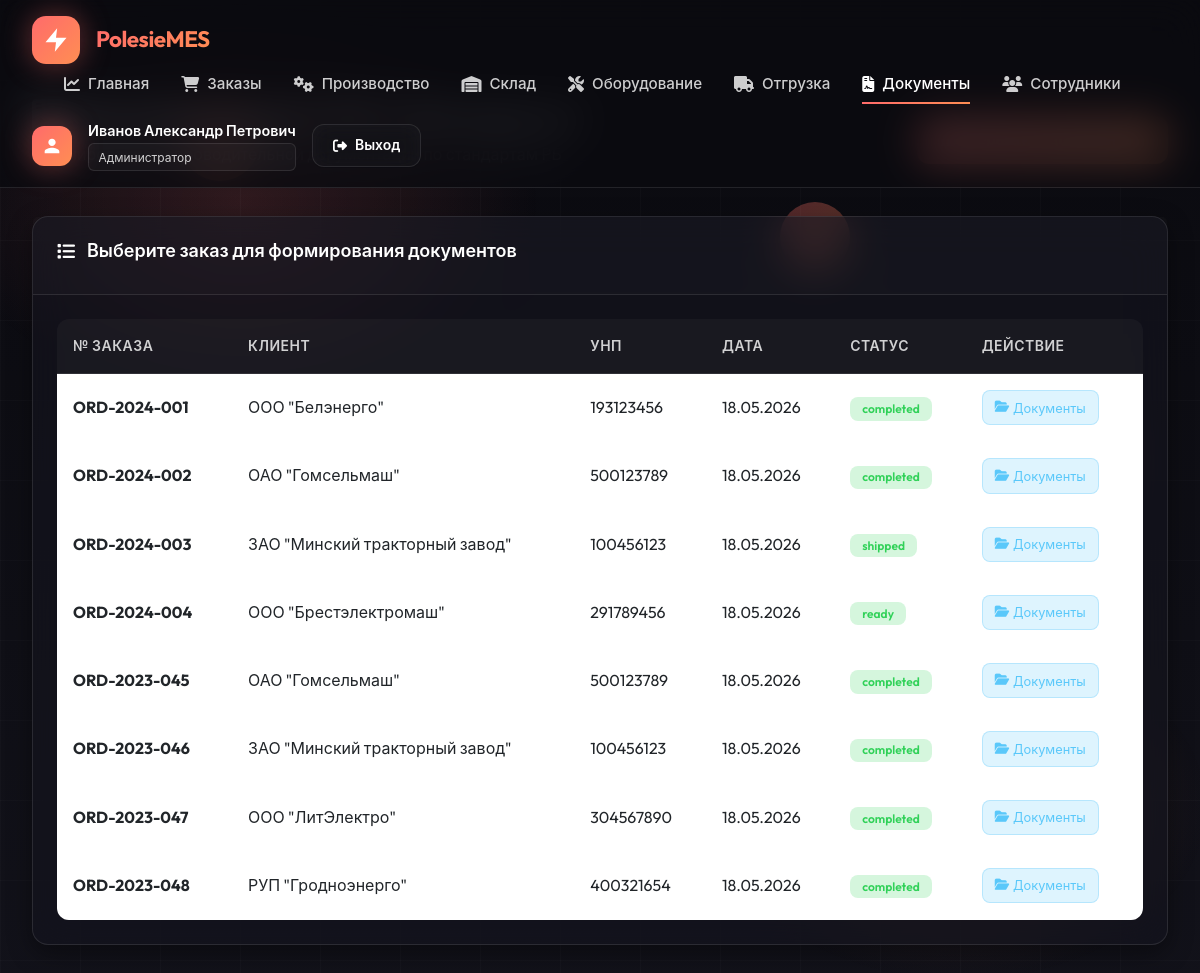
Page /modules/gost_docs/index.php (signed in) on the earlier database version.
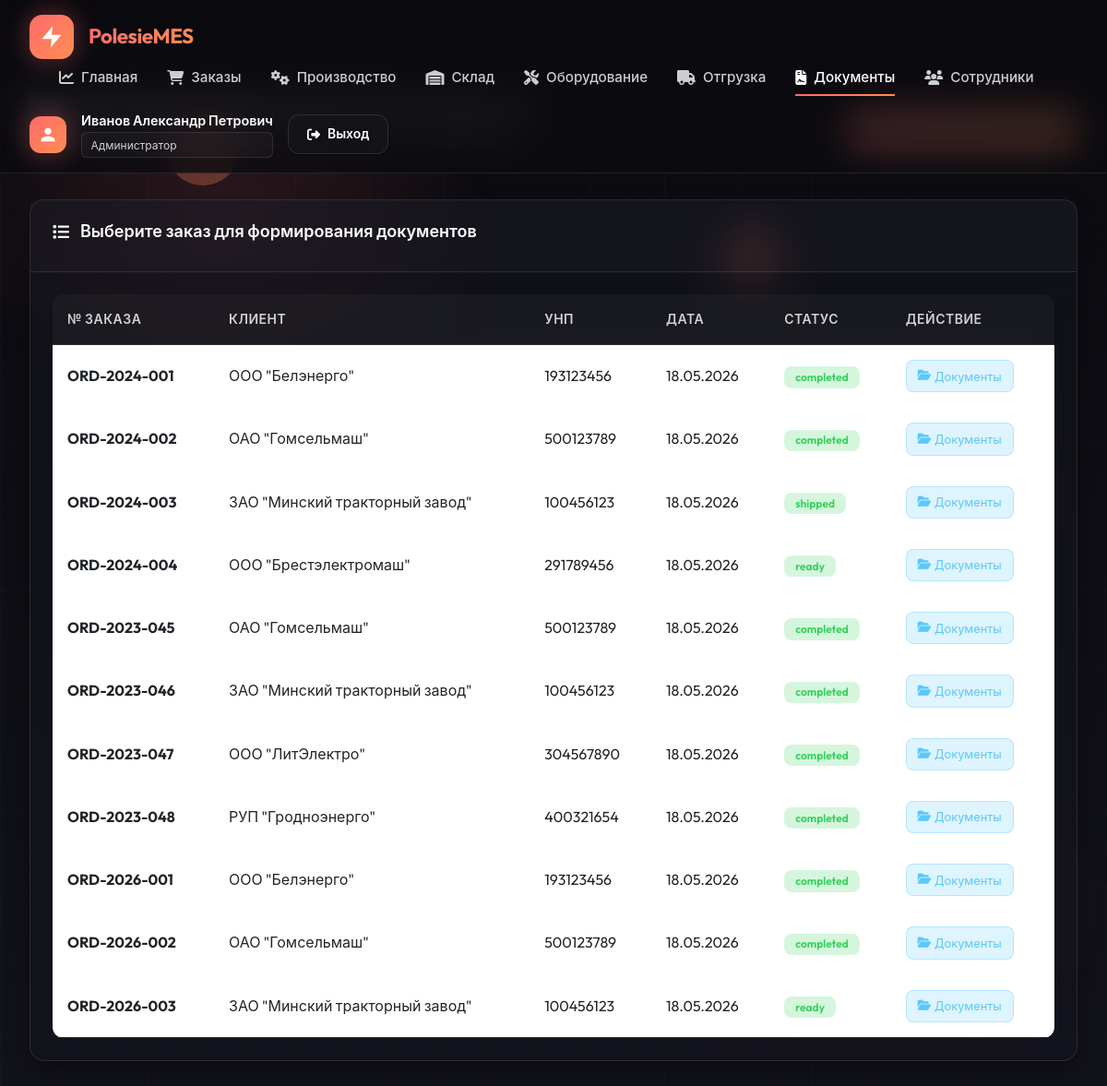
Same page on the later database version.
### tables this page shows
CREATE TABLE orders (
    id INT AUTO_INCREMENT PRIMARY KEY,
    order_number VARCHAR(50) UNIQUE NOT NULL,
    customer_id INT NOT NULL,
    order_date DATE NOT NULL,
    delivery_date DATE,
    priority ENUM('low', 'normal', 'high', 'urgent') DEFAULT 'normal',
    status ENUM('new', 'confirmed', 'in_production', 'quality_check', 'ready', 'shipped', 'completed', 'cancelled') DEFAULT 'new',
    items_json JSON,
    total_amount DECIMAL(15,2),
    currency VARCHAR(3) DEFAULT 'BYN',
    notes TEXT,
    manager_id INT,
     
    tracking_number VARCHAR(100),
    carrier VARCHAR(200),
    driver_name VARCHAR(200),
    vehicle_number VARCHAR(50),
    shipped_at DATETIME,
    received_at DATETIME,
    completion_notes TEXT,
    created_at TIMESTAMP DEFAULT CURRENT_TIMESTAMP,
    updated_at TIMESTAMP DEFAULT CURRENT_TIMESTAMP ON UPDATE CURRENT_TIMESTAMP,
    FOREIGN KEY (customer_id) REFERENCES partners(id),
    FOREIGN KEY (manager_id) REFERENCES staff(id),
    INDEX idx_order_number (order_number),
    INDEX idx_status (status)
);

CREATE TABLE partners (
    id INT AUTO_INCREMENT PRIMARY KEY,
    partner_type ENUM('customer', 'supplier', 'both') DEFAULT 'customer',
    name VARCHAR(200) NOT NULL,
    inn VARCHAR(20),
    kpp VARCHAR(20),
    address TEXT,
    phone VARCHAR(20),
    email VARCHAR(100),
    contact_person VARCHAR(100),
    country VARCHAR(50) DEFAULT 'Беларусь',
    status ENUM('active', 'inactive') DEFAULT 'active',
    created_at TIMESTAMP DEFAULT CURRENT_TIMESTAMP,
    INDEX idx_partner_type (partner_type)
);

### includes/auth_functions.php (called while the page is built, shortened)
<?php
function isLoggedIn() {
    return true;
}
function hasRole($roles) {
    if (is_string($roles)) {
        $roles = [$roles];
    }
    if (isset($_SESSION['role']) && ($_SESSION['role'] === 'admin' || $_SESSION['role'] === 'director')) {
        return true;
    }
    return in_array($_SESSION['role'], $roles);
}

### includes/helpers.php (called while the page is built, shortened)
<?php
function getRoleName($role) {
    $roles = [
        'admin' => 'Администратор',
        'director' => 'Директор',
        'manager' => 'Менеджер',
        'technologist' => 'Технолог',
        'operator' => 'Оператор',
        'quality_inspector' => 'Инспектор ОТК',
        'warehouse_keeper' => 'Кладовщик'
    ];
    return $roles[$role] ?? $role;
}
function e($string) {
    return htmlspecialchars($string ?? '', ENT_QUOTES, 'UTF-8');
}

### modules/gost_docs/index.php (the view, shortened to what this page needs)
<?php
require_once __DIR__ . '/../../includes/auth_functions.php';
require_once __DIR__ . '/../../includes/helpers.php';
$db = getDB();
$order_id = $_GET['order_id'] ?? null;
if ($order_id) {
    $stmt = $db->prepare("
        SELECT o.*, c.name as customer_name, c.inn, c.address, c.phone as customer_phone, c.email,
               s.first_name as manager_first_name, s.last_name as manager_last_name
        FROM orders o
        LEFT JOIN partners c ON o.customer_id = c.id
        LEFT JOIN staff s ON o.manager_id = s.id
        WHERE o.id = ?
    ");
    $stmt->execute([$order_id]);
    $order = $stmt->fetch();
    $orderItems = [];
    if ($order && !empty($order['items_json'])) {
        $orderItems = json_decode($order['items_json'], true);
    }
} else {
    $order = null;
    $orderItems = [];
}
$stmt = $db->query("
    SELECT o.*, c.name as customer_name, c.inn,
           DATE_FORMAT(o.updated_at, '%d.%m.%Y') as last_update
    FROM orders o
    LEFT JOIN partners c ON o.customer_id = c.id
    WHERE o.status IN ('ready', 'shipped', 'completed')
    ORDER BY o.updated_at DESC
");
$availableOrders = $stmt->fetchAll();
$gostTemplates = [
    ['id' => 'passport', 'name' => 'Паспорт изделия (ПС)', 'gost' => 'ГОСТ 2.601-2019'],
    ['id' => 'manual', 'name' => 'Руководство по эксплуатации (РЭ)', 'gost' => 'ГОСТ 2.601-2019'],
    ['id' => 'certificate', 'name' => 'Сертификат соответствия', 'gost' => 'ТР ТС 004/2011'],
    ['id' => 'ttn', 'name' => 'Товарно-транспортная накладная', 'gost' => 'Постановление Минфина РБ №44'],
    ['id' => 'invoice', 'name' => 'Счет-фактура', 'gost' => 'Постановление МНС РБ №30'],
    ['id' => 'act', 'name' => 'Акт приема-передачи', 'gost' => 'ГОСТ 2.601-2019'],
];
?>
<!DOCTYPE html>
<html lang="ru">
<head>
    <link href="https://cdn.jsdelivr.net/npm/bootstrap@5.3.0/dist/css/bootstrap.min.css" rel="stylesheet">
    <link href="https://cdnjs.cloudflare.com/ajax/libs/font-awesome/6.4.0/css/all.min.css" rel="stylesheet">
    <link rel="stylesheet" href="<?= APP_URL ?>/assets/css/common-style.css">
</head>
<body>
    <div class="particles-container">
        <div class="particle"></div>
        <div class="particle"></div>
    </div>
    <nav class="navbar" id="navbar">
        <a href="<?= APP_URL ?>" class="nav-brand">
            <div class="brand-logo">
                <svg viewBox="0 0 24 24"><path d="M13 2L3 14h9l-1 8 10-12h-9l1-8z"/></svg>
            </div>
            <span class="brand-name">PolesieMES</span>
        </a>
        <ul class="nav-menu">
            <li>
                <a href="<?= APP_URL ?>/modules/dashboard/index.php" class="nav-link">
                    <i class="fas fa-chart-line"></i>
                    Главная
                </a>
            </li>
            <?php if (hasRole(['admin', 'manager'])): ?>
            <li>
                <a href="<?= APP_URL ?>/modules/orders/index.php" class="nav-link">
                    <i class="fas fa-shopping-cart"></i>
                    Заказы
                </a>
            </li>
            <?php endif; ?>
            <?php if (hasRole(['admin', 'manager', 'technologist', 'operator'])): ?>
            <li>
                <a href="<?= APP_URL ?>/modules/production/index.php" class="nav-link">
                    <i class="fas fa-cogs"></i>
                    Производство
                </a>
            </li>
            <?php endif; ?>
            <?php if (hasRole(['admin', 'manager', 'warehouse_keeper'])): ?>
            <li>
                <a href="<?= APP_URL ?>/modules/warehouse/warehouse_dashboard.php" class="nav-link">
                    <i class="fas fa-warehouse"></i>
                    Склад
                </a>
            </li>
            <?php endif; ?>
            <?php if (hasRole(['admin', 'manager', 'technologist'])): ?>
            <li>
                <a href="<?= APP_URL ?>/modules/equipment/index.php" class="nav-link">
                    <i class="fas fa-tools"></i>
                    Оборудование
                </a>
            </li>
            <?php endif; ?>
            <?php if (hasRole(['admin', 'manager', 'logistician'])): ?>
            <li>
                <a href="<?= APP_URL ?>/modules/shipment/index.php" class="nav-link">
                    <i class="fas fa-truck"></i>
                    Отгрузка
                </a>
            </li>
            <?php endif; ?>
            <?php if (hasRole(['admin', 'manager', 'technologist'])): ?>
            <li>
                <a href="<?= APP_URL ?>/modules/documents/index.php" class="nav-link active">
                    <i class="fas fa-file-contract"></i>
                    Документы
                </a>
            </li>
            <?php endif; ?>
            <?php if (hasRole('admin')): ?>
            <li>
                <a href="<?= APP_URL ?>/modules/employees/index.php" class="nav-link">
                    <i class="fas fa-users"></i>
                    Сотрудники
                </a>
            </li>
            <?php endif; ?>
        </ul>
        <div class="user-menu">
            <div class="user-avatar">
                <svg viewBox="0 0 24 24"><path d="M12 12c2.21 0 4-1.79 4-4s-1.79-4-4-4-4 1.79-4 4 1.79 4 4 4zm0 2c-2.67 0-8 1.34-8 4v2h16v-2c0-2.66-5.33-4-8-4z"/></svg>
            </div>
            <div class="user-info">
                <span class="user-name"><?= e($_SESSION['full_name']) ?></span>
                <span class="user-role"><?= e(getRoleName($_SESSION['role'])) ?></span>
            </div>
            <a href="<?= APP_URL ?>/modules/auth/logout.php" class="btn-logout">
                <i class="fas fa-sign-out-alt"></i>
                Выход
            </a>
        </div>
    </nav>
    <div class="main-content">
        <div class="page-header">
            <div class="page-title">
                <h1><i class="fas fa-file-contract"></i> Документация ГОСТ (Беларусь)</h1>
                <p>Формирование сопроводительной документации по стандартам РБ</p>
            </div>
            <?php if (hasRole(['admin', 'manager', 'technologist'])): ?>
            <a href="../documents/index.php" class="btn-primary-custom">
                <i class="fas fa-folder-open"></i> Перейти к Документам
            </a>
            <?php endif; ?>
        </div>
        <?php if ($order): ?>
        <div class="alert-info-custom">
            <i class="fas fa-info-circle"></i>
            <strong>Заказ:</strong> <?= e($order['order_number']) ?> от <?= date('d.m.Y', strtotime($order['order_date'])) ?>
        </div>
        <div class="order-details">
            <h3 style="margin-bottom: 1rem;">Информация о заказе</h3>
            <div class="detail-row">
                <span class="detail-label">Клиент</span>
                <span class="detail-value"><?= e($order['customer_name']) ?></span>
            </div>
            <div class="detail-row">
                <span class="detail-label">УНП</span>
                <span class="detail-value"><?= e($order['inn']) ?></span>
            </div>
            <div class="detail-row">
                <span class="detail-label">Адрес доставки</span>
                <span class="detail-value"><?= e($order['address']) ?></span>
            </div>
            <div class="detail-row">
                <span class="detail-label">Контакты</span>
                <span class="detail-value"><?= e($order['customer_phone']) ?> / <?= e($order['email']) ?></span>
            </div>
            <div class="detail-row">
                <span class="detail-label">Менеджер</span>
                <span class="detail-value"><?= e($order['manager_first_name'] . ' ' . $order['manager_last_name']) ?></span>
            </div>
            <div class="detail-row">
                <span class="detail-label">Сумма заказа</span>
                <span class="detail-value"><?= number_format($order['total_amount'], 2, ',', ' ') ?> BYN</span>
            </div>
        </div>
        <?php if (!empty($orderItems)): ?>
        <div class="card">
            <div class="card-header">
                <div class="card-title">
                    <i class="fas fa-boxes"></i> Состав заказа
                </div>
            </div>
            <div class="card-body">
                <table class="table">
                    <thead>
                        <tr>
                            <th>Код</th>
                            <th>Наименование</th>
                            <th>Категория</th>
                            <th>Кол-во</th>
                            <th>Цена (BYN)</th>
                            <th>Сумма (BYN)</th>
                        </tr>
                    </thead>
                    <tbody>
                        <?php foreach ($orderItems as $item): ?>
                        <tr>
                            <td><?= e($item['product_code']) ?></td>
                            <td><?= e($item['product_name']) ?></td>
                            <td><?= e($item['category']) ?></td>
                            <td><?= $item['quantity'] ?></td>
                            <td><?= number_format($item['unit_price'], 2, ',', ' ') ?></td>
                            <td><?= number_format($item['total_price'], 2, ',', ' ') ?></td>
                        </tr>
                        <?php endforeach; ?>
                    </tbody>
                </table>
            </div>
        </div>
        <?php endif; ?>
        <div class="card">
            <div class="card-header">
                <div class="card-title">
                    <i class="fas fa-file-alt"></i> Доступные шаблоны документов
                </div>
            </div>
            <div class="card-body">
                <div class="template-grid">
                    <?php foreach ($gostTemplates as $template): ?>
                    <div class="template-card">
                        <div class="template-icon">
                            <svg viewBox="0 0 24 24"><path d="M14 2H6c-1.1 0-1.99.9-1.99 2L4 20c0 1.1.89 2 1.99 2H18c1.1 0 2-.9 2-2V8l-6-6zm2 16H8v-2h8v2zm0-4H8v-2h8v2zm-3-5V3.5L18.5 9H13z"/></svg>
                        </div>
                        <div class="template-name"><?= e($template['name']) ?></div>
                        <div class="template-gost"><?= e($template['gost']) ?></div>
                        <a href="generate.php?order_id=<?= $order_id ?>&type=<?= $template['id'] ?>" class="btn-template">
                            <i class="fas fa-download"></i>
                            Сформировать
                        </a>
                    </div>
                    <?php endforeach; ?>
                </div>
            </div>
        </div>
        <a href="index.php" class="btn-primary-custom" style="margin-top: 1rem;">
            <i class="fas fa-arrow-left"></i> Назад к списку
        </a>
        <?php else: ?>
        <div class="card">
            <div class="card-header">
                <div class="card-title">
                    <i class="fas fa-list"></i> Выберите заказ для формирования документов
                </div>
            </div>
            <div class="card-body">
                <div class="table-responsive">
                    <table class="table">
                        <thead>
                            <tr>
                                <th>№ заказа</th>
                                <th>Клиент</th>
                                <th>УНП</th>
                                <th>Дата</th>
                                <th>Статус</th>
                                <th>Действие</th>
                            </tr>
                        </thead>
                        <tbody>
                            <?php foreach ($availableOrders as $orderItem): ?>
                            <tr>
                                <td><strong><?= e($orderItem['order_number']) ?></strong></td>
                                <td><?= e($orderItem['customer_name']) ?></td>
                                <td><?= e($orderItem['inn']) ?></td>
                                <td><?= e($orderItem['last_update']) ?></td>
                                <td>
                                    <span class="badge badge-<?= e($orderItem['status']) ?>" style="padding: 0.35rem 0.75rem; border-radius: 8px; font-size: 0.75rem; background: rgba(48, 209, 88, 0.2); color: var(--success-color);">
                                        <?= e($orderItem['status']) ?>
                                    </span>
                                </td>
                                <td>
                                    <a href="index.php?order_id=<?= $orderItem['id'] ?>" class="btn-action btn-view" style="padding: 0.4rem 0.75rem; border-radius: 8px; font-size: 0.8rem; text-decoration: none; display: inline-flex; align-items: center; gap: 0.25rem; background: rgba(90, 200, 250, 0.2); color: var(--info-color); border: 1px solid rgba(90, 200, 250, 0.3);">
                                        <i class="fas fa-folder-open"></i> Документы
                                    </a>
                                </td>
                            </tr>
                            <?php endforeach; ?>
                        </tbody>
                    </table>
                </div>
            </div>
        </div>
        <?php endif; ?>
    </div>
</body>
</html>

Differences in the rows shown:
added orders: order_number "ORD-2026-001", customer.name "ООО \"Белэнерго\"", customer.inn "193123456", last_update "18.05.2026", status "completed"
added orders: order_number "ORD-2026-002", customer.name "ОАО \"Гомсельмаш\"", customer.inn "500123789", last_update "18.05.2026", status "completed"
added orders: order_number "ORD-2026-003", customer.name "ЗАО \"Минский тракторный завод\"", customer.inn "100456123", last_update "18.05.2026", status "ready"
